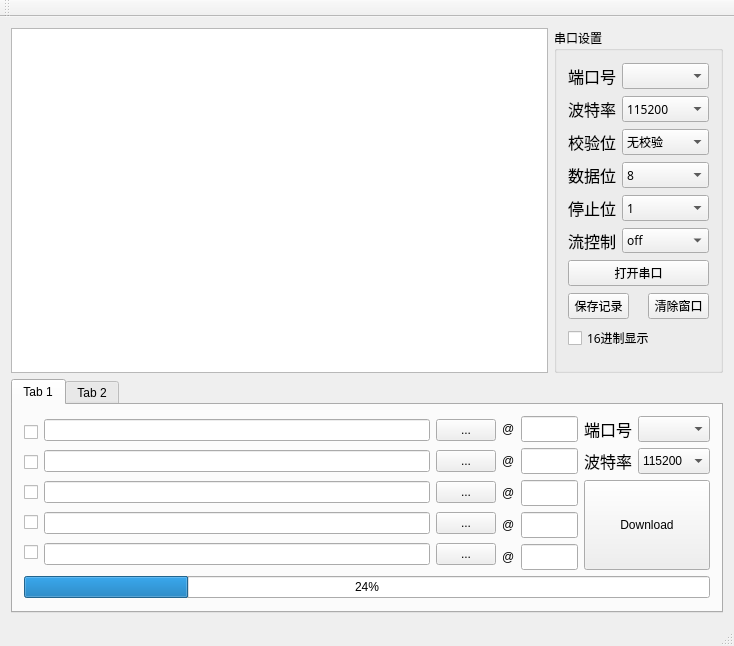
<?xml version="1.0" encoding="UTF-8"?>
<ui version="4.0">
 <class>MainWindow</class>
 <widget class="QMainWindow" name="MainWindow">
  <property name="geometry">
   <rect>
    <x>0</x>
    <y>0</y>
    <width>734</width>
    <height>646</height>
   </rect>
  </property>
  <property name="maximumSize">
   <size>
    <width>1677777</width>
    <height>16777215</height>
   </size>
  </property>
  <property name="windowTitle">
   <string>MainWindow</string>
  </property>
  <widget class="QWidget" name="centralWidget">
   <layout class="QGridLayout" name="gridLayout_2">
    <item row="0" column="0">
     <widget class="QTextEdit" name="TE_DdebugInfo">
      <property name="readOnly">
       <bool>true</bool>
      </property>
     </widget>
    </item>
    <item row="0" column="1">
     <widget class="QGroupBox" name="PortSettingsGB_Debug">
      <property name="minimumSize">
       <size>
        <width>161</width>
        <height>0</height>
       </size>
      </property>
      <property name="maximumSize">
       <size>
        <width>197</width>
        <height>16777215</height>
       </size>
      </property>
      <property name="font">
       <font>
        <family>微软雅黑</family>
       </font>
      </property>
      <property name="title">
       <string>串口设置</string>
      </property>
      <layout class="QGridLayout" name="gridLayout">
       <item row="0" column="0">
        <widget class="QLabel" name="COMLabel_2">
         <property name="font">
          <font>
           <family>微软雅黑</family>
           <pointsize>12</pointsize>
          </font>
         </property>
         <property name="text">
          <string>端口号</string>
         </property>
        </widget>
       </item>
       <item row="0" column="1" colspan="2">
        <widget class="QComboBox" name="COMCB_Debug">
         <property name="minimumSize">
          <size>
           <width>84</width>
           <height>26</height>
          </size>
         </property>
         <property name="statusTip">
          <string>Select port </string>
         </property>
        </widget>
       </item>
       <item row="1" column="0">
        <widget class="QLabel" name="BaudLabel_2">
         <property name="font">
          <font>
           <family>微软雅黑</family>
           <pointsize>12</pointsize>
          </font>
         </property>
         <property name="text">
          <string>波特率</string>
         </property>
        </widget>
       </item>
       <item row="1" column="1" colspan="2">
        <widget class="QComboBox" name="BAUDCB_Debug">
         <property name="minimumSize">
          <size>
           <width>84</width>
           <height>26</height>
          </size>
         </property>
         <property name="statusTip">
          <string>Select baudrate</string>
         </property>
         <item>
          <property name="text">
           <string>115200</string>
          </property>
         </item>
         <item>
          <property name="text">
           <string>74880</string>
          </property>
         </item>
         <item>
          <property name="text">
           <string>57600</string>
          </property>
         </item>
         <item>
          <property name="text">
           <string>38400</string>
          </property>
         </item>
         <item>
          <property name="text">
           <string>9600</string>
          </property>
         </item>
        </widget>
       </item>
       <item row="2" column="0">
        <widget class="QLabel" name="ParityLabel_2">
         <property name="font">
          <font>
           <family>微软雅黑</family>
           <pointsize>12</pointsize>
          </font>
         </property>
         <property name="text">
          <string>校验位</string>
         </property>
        </widget>
       </item>
       <item row="2" column="1" colspan="2">
        <widget class="QComboBox" name="ParityCB_Debug">
         <property name="minimumSize">
          <size>
           <width>84</width>
           <height>26</height>
          </size>
         </property>
         <property name="statusTip">
          <string>Select parity</string>
         </property>
         <item>
          <property name="text">
           <string>无校验</string>
          </property>
         </item>
         <item>
          <property name="text">
           <string>奇校验</string>
          </property>
         </item>
         <item>
          <property name="text">
           <string>偶校验</string>
          </property>
         </item>
        </widget>
       </item>
       <item row="3" column="0">
        <widget class="QLabel" name="DataBitsLabel_2">
         <property name="font">
          <font>
           <family>微软雅黑</family>
           <pointsize>12</pointsize>
          </font>
         </property>
         <property name="text">
          <string>数据位</string>
         </property>
        </widget>
       </item>
       <item row="3" column="1" colspan="2">
        <widget class="QComboBox" name="DataBitsCB_Debug">
         <property name="minimumSize">
          <size>
           <width>84</width>
           <height>26</height>
          </size>
         </property>
         <property name="statusTip">
          <string>Select databits</string>
         </property>
         <item>
          <property name="text">
           <string>8</string>
          </property>
         </item>
         <item>
          <property name="text">
           <string>7</string>
          </property>
         </item>
         <item>
          <property name="text">
           <string>6</string>
          </property>
         </item>
         <item>
          <property name="text">
           <string>5</string>
          </property>
         </item>
        </widget>
       </item>
       <item row="4" column="0">
        <widget class="QLabel" name="StopBitsLabel_2">
         <property name="font">
          <font>
           <family>微软雅黑</family>
           <pointsize>12</pointsize>
          </font>
         </property>
         <property name="text">
          <string>停止位</string>
         </property>
        </widget>
       </item>
       <item row="4" column="1" colspan="2">
        <widget class="QComboBox" name="StopBitsCB_Debug">
         <property name="minimumSize">
          <size>
           <width>84</width>
           <height>26</height>
          </size>
         </property>
         <property name="statusTip">
          <string>Select stopbits</string>
         </property>
         <item>
          <property name="text">
           <string>1</string>
          </property>
         </item>
         <item>
          <property name="text">
           <string>1.5</string>
          </property>
         </item>
         <item>
          <property name="text">
           <string>2</string>
          </property>
         </item>
        </widget>
       </item>
       <item row="5" column="0">
        <widget class="QLabel" name="FlowCtrlLabel_2">
         <property name="font">
          <font>
           <family>微软雅黑</family>
           <pointsize>12</pointsize>
          </font>
         </property>
         <property name="text">
          <string>流控制</string>
         </property>
        </widget>
       </item>
       <item row="5" column="1" colspan="2">
        <widget class="QComboBox" name="FlowCtrlCB_Debug">
         <property name="statusTip">
          <string>Select flowctrl</string>
         </property>
         <item>
          <property name="text">
           <string>off</string>
          </property>
         </item>
         <item>
          <property name="text">
           <string>hardware</string>
          </property>
         </item>
         <item>
          <property name="text">
           <string>xonxoff</string>
          </property>
         </item>
        </widget>
       </item>
       <item row="6" column="0" colspan="3">
        <widget class="QPushButton" name="portCtrl_Debug">
         <property name="minimumSize">
          <size>
           <width>141</width>
           <height>26</height>
          </size>
         </property>
         <property name="text">
          <string>打开串口</string>
         </property>
        </widget>
       </item>
       <item row="7" column="0" colspan="2">
        <widget class="QPushButton" name="saveLog">
         <property name="maximumSize">
          <size>
           <width>61</width>
           <height>26</height>
          </size>
         </property>
         <property name="text">
          <string>保存记录</string>
         </property>
        </widget>
       </item>
       <item row="7" column="2">
        <widget class="QPushButton" name="clearWindows">
         <property name="maximumSize">
          <size>
           <width>61</width>
           <height>26</height>
          </size>
         </property>
         <property name="text">
          <string>清除窗口</string>
         </property>
        </widget>
       </item>
       <item row="8" column="0" colspan="3">
        <widget class="QCheckBox" name="hexDisplay">
         <property name="text">
          <string>16进制显示</string>
         </property>
        </widget>
       </item>
      </layout>
      <zorder>COMCB_Debug</zorder>
      <zorder>BaudLabel_2</zorder>
      <zorder>BAUDCB_Debug</zorder>
      <zorder>ParityLabel_2</zorder>
      <zorder>ParityCB_Debug</zorder>
      <zorder>DataBitsLabel_2</zorder>
      <zorder>DataBitsCB_Debug</zorder>
      <zorder>StopBitsLabel_2</zorder>
      <zorder>StopBitsCB_Debug</zorder>
      <zorder>FlowCtrlLabel_2</zorder>
      <zorder>FlowCtrlCB_Debug</zorder>
      <zorder>portCtrl_Debug</zorder>
      <zorder>saveLog</zorder>
      <zorder>clearWindows</zorder>
      <zorder>COMLabel_2</zorder>
      <zorder>hexDisplay</zorder>
     </widget>
    </item>
    <item row="1" column="0" colspan="2">
     <widget class="QTabWidget" name="tabWidget">
      <property name="minimumSize">
       <size>
        <width>0</width>
        <height>0</height>
       </size>
      </property>
      <property name="maximumSize">
       <size>
        <width>16777215</width>
        <height>234</height>
       </size>
      </property>
      <property name="currentIndex">
       <number>0</number>
      </property>
      <widget class="QWidget" name="tab">
       <attribute name="title">
        <string>Tab 1</string>
       </attribute>
       <layout class="QGridLayout" name="gridLayout_3">
        <item row="0" column="0" rowspan="5">
         <layout class="QHBoxLayout" name="horizontalLayout">
          <item>
           <layout class="QVBoxLayout" name="verticalLayout_5">
            <item>
             <widget class="QCheckBox" name="CB_Bin0">
              <property name="text">
               <string/>
              </property>
             </widget>
            </item>
            <item>
             <widget class="QCheckBox" name="CB_Bin1">
              <property name="text">
               <string/>
              </property>
             </widget>
            </item>
            <item>
             <widget class="QCheckBox" name="CB_Bin2">
              <property name="text">
               <string/>
              </property>
             </widget>
            </item>
            <item>
             <widget class="QCheckBox" name="CB_Bin3">
              <property name="text">
               <string/>
              </property>
             </widget>
            </item>
            <item>
             <widget class="QCheckBox" name="CB_Bin4">
              <property name="text">
               <string/>
              </property>
             </widget>
            </item>
           </layout>
          </item>
          <item>
           <layout class="QVBoxLayout" name="verticalLayout">
            <item>
             <widget class="QLineEdit" name="LE_Bin0"/>
            </item>
            <item>
             <widget class="QLineEdit" name="LE_Bin1"/>
            </item>
            <item>
             <widget class="QLineEdit" name="LE_Bin2"/>
            </item>
            <item>
             <widget class="QLineEdit" name="LE_Bin3"/>
            </item>
            <item>
             <widget class="QLineEdit" name="LE_Bin4"/>
            </item>
           </layout>
          </item>
          <item>
           <layout class="QVBoxLayout" name="verticalLayout_2">
            <item>
             <widget class="QPushButton" name="PB_Bin0">
              <property name="maximumSize">
               <size>
                <width>60</width>
                <height>16777215</height>
               </size>
              </property>
              <property name="text">
               <string>...</string>
              </property>
             </widget>
            </item>
            <item>
             <widget class="QPushButton" name="PB_Bin1">
              <property name="maximumSize">
               <size>
                <width>60</width>
                <height>16777215</height>
               </size>
              </property>
              <property name="text">
               <string>...</string>
              </property>
             </widget>
            </item>
            <item>
             <widget class="QPushButton" name="PB_Bin2">
              <property name="maximumSize">
               <size>
                <width>60</width>
                <height>16777215</height>
               </size>
              </property>
              <property name="text">
               <string>...</string>
              </property>
             </widget>
            </item>
            <item>
             <widget class="QPushButton" name="PB_Bin3">
              <property name="maximumSize">
               <size>
                <width>60</width>
                <height>16777215</height>
               </size>
              </property>
              <property name="text">
               <string>...</string>
              </property>
             </widget>
            </item>
            <item>
             <widget class="QPushButton" name="PB_Bin4">
              <property name="maximumSize">
               <size>
                <width>60</width>
                <height>16777215</height>
               </size>
              </property>
              <property name="text">
               <string>...</string>
              </property>
             </widget>
            </item>
           </layout>
          </item>
         </layout>
        </item>
        <item row="0" column="1" rowspan="5">
         <layout class="QVBoxLayout" name="verticalLayout_7">
          <item>
           <widget class="QLabel" name="L_Bin0">
            <property name="text">
             <string>@</string>
            </property>
           </widget>
          </item>
          <item>
           <widget class="QLabel" name="L_Bin1">
            <property name="text">
             <string>@</string>
            </property>
           </widget>
          </item>
          <item>
           <widget class="QLabel" name="L_Bin2">
            <property name="text">
             <string>@</string>
            </property>
           </widget>
          </item>
          <item>
           <widget class="QLabel" name="L_Bin3">
            <property name="text">
             <string>@</string>
            </property>
           </widget>
          </item>
          <item>
           <widget class="QLabel" name="L_Bin4">
            <property name="text">
             <string>@</string>
            </property>
           </widget>
          </item>
         </layout>
        </item>
        <item row="0" column="2">
         <widget class="QLineEdit" name="LE_Bin0_ADDR">
          <property name="minimumSize">
           <size>
            <width>0</width>
            <height>0</height>
           </size>
          </property>
          <property name="maximumSize">
           <size>
            <width>57</width>
            <height>26</height>
           </size>
          </property>
         </widget>
        </item>
        <item row="0" column="3">
         <widget class="QLabel" name="COMLabel_3">
          <property name="maximumSize">
           <size>
            <width>48</width>
            <height>26</height>
           </size>
          </property>
          <property name="font">
           <font>
            <family>微软雅黑</family>
            <pointsize>12</pointsize>
           </font>
          </property>
          <property name="text">
           <string>端口号</string>
          </property>
         </widget>
        </item>
        <item row="0" column="4">
         <widget class="QComboBox" name="CB_Port_Download">
          <property name="maximumSize">
           <size>
            <width>72</width>
            <height>26</height>
           </size>
          </property>
          <property name="statusTip">
           <string>Select port </string>
          </property>
         </widget>
        </item>
        <item row="1" column="2">
         <widget class="QLineEdit" name="LE_Bin1_ADDR">
          <property name="maximumSize">
           <size>
            <width>57</width>
            <height>26</height>
           </size>
          </property>
         </widget>
        </item>
        <item row="1" column="3">
         <widget class="QLabel" name="BaudLabel_3">
          <property name="maximumSize">
           <size>
            <width>48</width>
            <height>26</height>
           </size>
          </property>
          <property name="font">
           <font>
            <family>微软雅黑</family>
            <pointsize>12</pointsize>
           </font>
          </property>
          <property name="text">
           <string>波特率</string>
          </property>
         </widget>
        </item>
        <item row="1" column="4">
         <widget class="QComboBox" name="CB_BaudRate_Download">
          <property name="maximumSize">
           <size>
            <width>72</width>
            <height>26</height>
           </size>
          </property>
          <property name="statusTip">
           <string>Select baudrate</string>
          </property>
          <item>
           <property name="text">
            <string>115200</string>
           </property>
          </item>
          <item>
           <property name="text">
            <string>57600</string>
           </property>
          </item>
          <item>
           <property name="text">
            <string>38400</string>
           </property>
          </item>
          <item>
           <property name="text">
            <string>19200</string>
           </property>
          </item>
          <item>
           <property name="text">
            <string>9600</string>
           </property>
          </item>
         </widget>
        </item>
        <item row="2" column="2">
         <widget class="QLineEdit" name="LE_Bin2_ADDR">
          <property name="maximumSize">
           <size>
            <width>57</width>
            <height>26</height>
           </size>
          </property>
         </widget>
        </item>
        <item row="2" column="3" rowspan="3" colspan="2">
         <widget class="QPushButton" name="BT_Download">
          <property name="maximumSize">
           <size>
            <width>131</width>
            <height>91</height>
           </size>
          </property>
          <property name="text">
           <string>Download</string>
          </property>
         </widget>
        </item>
        <item row="3" column="2">
         <widget class="QLineEdit" name="LE_Bin3_ADDR">
          <property name="maximumSize">
           <size>
            <width>57</width>
            <height>26</height>
           </size>
          </property>
         </widget>
        </item>
        <item row="4" column="2">
         <widget class="QLineEdit" name="LE_Bin4_ADDR">
          <property name="maximumSize">
           <size>
            <width>57</width>
            <height>26</height>
           </size>
          </property>
         </widget>
        </item>
        <item row="5" column="0" colspan="5">
         <widget class="QProgressBar" name="PB_Download">
          <property name="contextMenuPolicy">
           <enum>Qt::DefaultContextMenu</enum>
          </property>
          <property name="value">
           <number>24</number>
          </property>
          <property name="textDirection">
           <enum>QProgressBar::TopToBottom</enum>
          </property>
         </widget>
        </item>
       </layout>
      </widget>
      <widget class="QWidget" name="tab_2">
       <attribute name="title">
        <string>Tab 2</string>
       </attribute>
      </widget>
     </widget>
    </item>
   </layout>
   <zorder>PortSettingsGB_Debug</zorder>
   <zorder>TE_DdebugInfo</zorder>
   <zorder>tabWidget</zorder>
  </widget>
  <widget class="QMenuBar" name="menuBar">
   <property name="geometry">
    <rect>
     <x>0</x>
     <y>0</y>
     <width>734</width>
     <height>23</height>
    </rect>
   </property>
  </widget>
  <widget class="QToolBar" name="mainToolBar">
   <attribute name="toolBarArea">
    <enum>TopToolBarArea</enum>
   </attribute>
   <attribute name="toolBarBreak">
    <bool>false</bool>
   </attribute>
  </widget>
  <widget class="QStatusBar" name="statusBar"/>
 </widget>
 <layoutdefault spacing="6" margin="11"/>
 <resources/>
 <connections/>
</ui>
